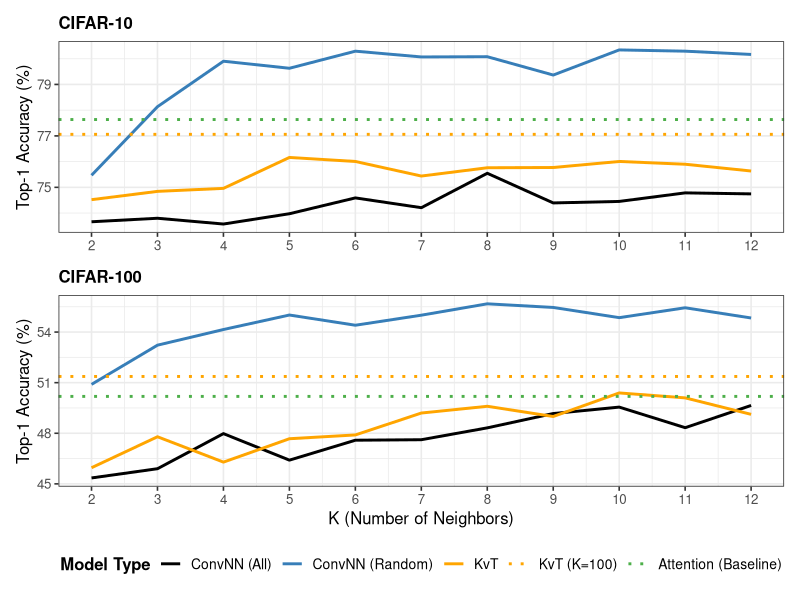
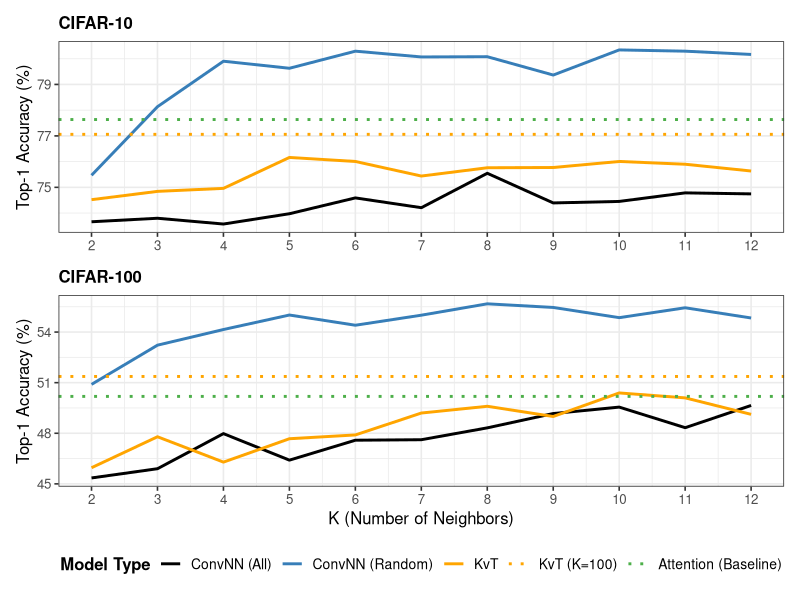

R code for these plots, in order:
library(tidyverse)
library(stringr)
library(patchwork)

# ==========================================
# PART 1: CIFAR-10 (Top Plot)
# ==========================================
setwd("/Users/mingikang/Developer/Convolutional-Nearest-Neighbor-Attention/Final_csv/")
df_full = read_csv("k_test.csv")

# ==========================================
# 1. HELPER FUNCTION
# ==========================================
create_vit_k_plot <- function(data, dataset_name, plot_title, show_x_label = TRUE) {
  
  # --- A. Filter Data for this Dataset ---
  df_subset <- data %>% filter(dataset == dataset_name)
  
  # --- B. Prepare Dynamic Lines (Traversing K=1-12) ---
  dynamic_lines <- df_subset %>%
    filter(
      (layer == "ConvNNAttention" & type == "all") |
        (layer == "ConvNNAttention" & type == "random") |
        (layer == "KvtAttention" & K <= 12)
    ) %>%
    filter(K %in% c(2, 3, 4, 5, 6, 7, 8, 9, 10, 11, 12)) %>%
    mutate(Legend_Label = case_when(
      layer == "ConvNNAttention" & type == "all" ~ "ConvNN (All)",
      layer == "ConvNNAttention" & type == "random" ~ "ConvNN (Random)",
      layer == "KvtAttention" ~ "KvT"
    ))
  
  # --- C. Prepare Horizontal Lines (Constant Reference) ---
  hlines <- df_subset %>%
    filter(
      (layer == "Attention") |
        (layer == "KvtAttention" & K == 100) # <--- Fixed: CSV uses 'KvtAttention', not 'Kvt'
    ) %>%
    mutate(Legend_Label = case_when(
      layer == "Attention" ~ "Attention (Baseline)",
      layer == "KvtAttention" ~ "KvT (K=100)"
    ))
  
  # --- D. Create Plot ---
  p <- ggplot() +
    # 1. Dynamic Lines
    geom_line(
      data = dynamic_lines,
      aes(x = K, y = best_test_accuracy_top1, color = Legend_Label, linetype = "Dynamic"),
      linewidth = 1.0
    ) +
    
    # 2. Horizontal Lines
    geom_hline(
      data = hlines,
      aes(yintercept = best_test_accuracy_top1, color = Legend_Label, linetype = "Horizontal"),
      linewidth = 1.0
    ) +
    
    # 3. Scales
    scale_color_manual(
      name = "Model Type",
      values = c(
        "ConvNN (All)"         = "black",    # Black
        "ConvNN (Random)"      = "#377EB8",  # Blue
        "KvT"                  = "orange",  # Purple
        "KvT (K=100)"          = "orange",  # Purple (Baseline)
        "Attention (Baseline)" = "#4DAF4A"   # Green
      ),# IMPORTANT: Define the specific order so we can map linetypes correctly below
      breaks = c(
        "ConvNN (All)", 
        "ConvNN (Random)", 
        "KvT", 
        "KvT (K=100)", 
        "Attention (Baseline)"
      )
    ) +
    
    # --- NEW: Override the legend look ---
    guides(
      color = guide_legend(
        override.aes = list(
          # Map linetypes to the order defined in 'breaks' above:
          # 1. ConvNN (All)      -> solid
          # 2. ConvNN (Random)   -> solid
          # 3. KvT               -> solid
          # 4. KvT (K=100)       -> dotted
          # 5. Attention         -> dotted
          linetype = c("solid", "solid", "solid", "dotted", "dotted"),
          linewidth = c(1, 1, 1, 1, 1)
        )
      )
    ) +
    
    scale_linetype_manual(
      name = "Line Type",
      values = c("Dynamic" = "solid", "Horizontal" = "dotted"),
      guide = "none" 
    ) +
    
    scale_x_continuous(breaks = seq(2, 12, 1), limits = c(2, 12)) +
    
    # 4. Labels & Theme
    labs(
      title = plot_title,
      x = if(show_x_label) "K (Number of Neighbors)" else NULL,
      y = "Top-1 Accuracy (%)"
    ) +
    theme_bw(base_size = 12) +
    theme(
      plot.title = element_text(face = "bold", size = 12),
      legend.title = element_text(face = "bold", size = 12),
      legend.text = element_text(size = 10)
    )
  
  return(p)
}

# ==========================================
# 2. GENERATE PLOTS
# ==========================================

# 1. CIFAR-10 (Top)
p_c10 <- create_vit_k_plot(df_full, "ViT-Tiny-CIFAR10", "CIFAR-10", show_x_label = FALSE)

# 2. CIFAR-100 (Bottom)
p_c100 <- create_vit_k_plot(df_full, "ViT-Tiny-CIFAR100", "CIFAR-100", show_x_label = TRUE)

# ==========================================
# 3. COMBINE & SAVE
# ==========================================
final_plot <- (p_c10 / p_c100) +
  plot_layout(guides = "collect") &
  theme(legend.position = "bottom")

print(final_plot)

ggsave(
  "/Users/mingikang/Developer/Convolutional-Nearest-Neighbor-Attention/Final_Plots/ViT_k_plot.png",
  plot = final_plot,
  width = 8,
  height = 6,
  dpi = 500,
  bg = "white"
)